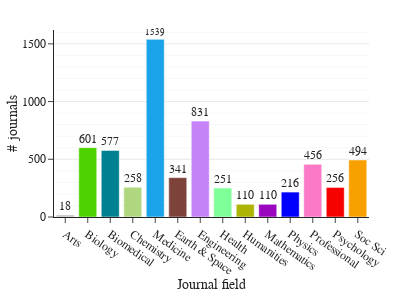

Notebook source saved alongside this figure:
### Code cell
#########
#count journals
#########

df = pd.read_excel(os.path.join(root, r"table_in_doc.xlsx"), sheet_name=0)
x='field'
y='Journals'
ylim=None
title="# journals"
color_dict, order = get_palette(attr="disc")
df["color"] = df[x].map(color_dict)

# count journals
# draw bar charts
fig = px.bar(df,
             x=x,
             y=y,
             text_auto=True)

fig.update_traces(marker=dict(color=df["color"]),
                  textposition="outside",
                  cliponaxis=False)

fig.update_layout(height=300,
                  width=400,
                  template="simple_white",
                  font=dict(family="Arial"),
                  margin=dict(l=30, r=30, t=30, b=30),)

fig.update_xaxes(categoryorder="array",
                 categoryarray=order,
                 tickangle=35,
                 title=dict(text="Journal field",
                            standoff=0
                            ),
                 tickvals=order,
                 ticktext=field_xticks,
                 )

fig.update_yaxes(showgrid=True,
                 minor=dict(nticks=5,
                            showgrid=True),
                 title=dict(text="# journals",
                            standoff=0.0),
                 )
fig.show()
fig.write_image(os.path.join(graph_root, "no_journ_disc.pdf"))

### Figure 1 — Plotly figure (JSON) as saved in the notebook; plotly's stock layout.template omitted (floating-point values rounded to 4 significant figures)
{"data": [{"alignmentgroup": "True", "cliponaxis": false, "hovertemplate": "field=%{x}<br>Journals=%{y}<extra></extra>", "legendgroup": "", "marker": {"color": ["#C0C0C0", "#4CD300", "#008090", "#aed780", "#1AA3E8", "#7d4239", "#c683f8", "#7fff97", "#aeb404", "#9A05BF", "#0000ff", "#fc79c7", "#F70000", "#F7A000"], "pattern": {"shape": ""}}, "name": "", "offsetgroup": "", "orientation": "v", "showlegend": false, "textposition": "outside", "texttemplate": "%{y}", "type": "bar", "x": ["Arts", "Biology", "Biomedical Research", "Chemistry", "Clinical Medicine", "Earth and Space", "Engineering and Technology", "Health", "Humanities", "Mathematics", "Physics", "Professional Fields", "Psychology", "Social Sciences"], "xaxis": "x", "y": [18, 601, 577, 258, 1539, 341, 831, 251, 110, 110, 216, 456, 256, 494], "yaxis": "y"}], "layout": {"barmode": "relative", "font": {"family": "Arial"}, "height": 300, "legend": {"tracegroupgap": 0}, "margin": {"b": 30, "l": 30, "r": 30, "t": 30}, "width": 400, "xaxis": {"anchor": "y", "categoryarray": ["Arts", "Biology", "Biomedical Research", "Chemistry", "Clinical Medicine", "Earth and Space", "Engineering and Technology", "Health", "Humanities", "Mathematics", "Physics", "Professional Fields", "Psychology", "Social Sciences"], "categoryorder": "array", "domain": [0, 1], "tickangle": 35, "ticktext": ["Arts", "Biology", "Biomedical", "Chemistry", "Medicine", "Earth & Space", "Engineering", "Health", "Humanities", "Mathematics", "Physics", "Professional", "Psychology", "Soc Sci"], "tickvals": ["Arts", "Biology", "Biomedical Research", "Chemistry", "Clinical Medicine", "Earth and Space", "Engineering and Technology", "Health", "Humanities", "Mathematics", "Physics", "Professional Fields", "Psychology", "Social Sciences"], "title": {"standoff": 0, "text": "Journal field"}}, "yaxis": {"anchor": "x", "domain": [0, 1], "minor": {"nticks": 5, "showgrid": true}, "showgrid": true, "title": {"standoff": 0, "text": "# journals"}}}}
